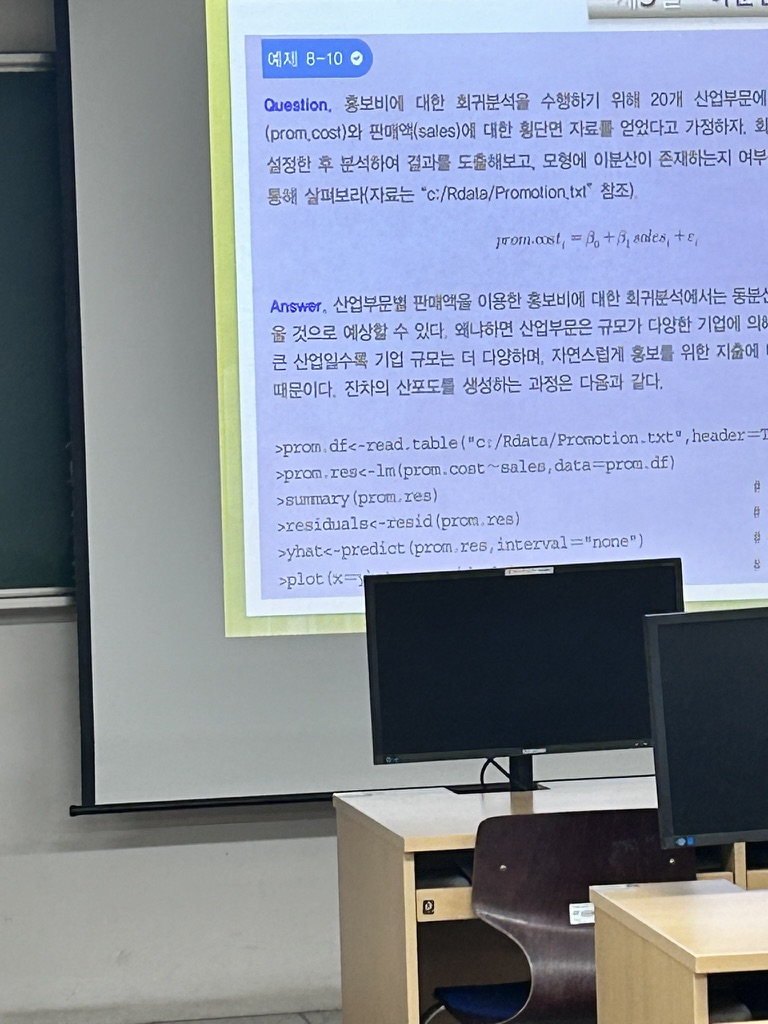
#> input picture frontend/assets/notes/latest-mobile-system-tech-1/007AAE51-3E6A-4047-B4DD-391FE52331AA_1_105_c.jpeg, 768 x 1024 px; its folder holds only this picture in this run
$ python -i scan_document.py   (imports and definitions only)
#> lines starting #> are read from the running program, lines starting #| are printed output that depends on the picture; after the words box and inside, x2 and y2 are one past the last pixel; in counts of white or black regions, pixels touching at a corner belong together
#> further down, picture is the input picture: shape (1024, 768, 3); mean B, G, R 159.9, 142, 133.7
### img_preprocessing/enhance/image_ops.py
"""Shared image helpers for crop enhancement."""

from __future__ import annotations

from pathlib import Path

import cv2
import numpy as np
from numpy.typing import NDArray


ImageArray = NDArray[np.uint8]


# [10 lines left out: function resize_max_side, not called in this run]


def image_size(image: ImageArray) -> dict[str, int]:
    return {"width": int(image.shape[1]), "height": int(image.shape[0])}


# [4 lines left out: function file_size, not called in this run]


def clamp_int(value: int, min_value: int, max_value: int) -> int:
    return max(min_value, min(max_value, int(value)))


def clamp(value: float, min_value: float, max_value: float) -> float:
    return max(min_value, min(max_value, value))


def pixel_ratio(mask: NDArray[np.bool_]) -> float:
    return float(np.count_nonzero(mask)) / float(mask.size)


# [11 lines left out: function border_pixels, not called in this run]


def estimate_illumination(lightness: ImageArray) -> ImageArray:
    shortest_side = min(lightness.shape[:2])
    sigma = max(15.0, shortest_side / 8.0)
    return cv2.GaussianBlur(lightness, (0, 0), sigmaX=sigma, sigmaY=sigma)

### img_preprocessing/enhance/profiles/scan_document.py
"""Scan-like enhancement for bright paper, whiteboard, and projection surfaces."""

from __future__ import annotations

import cv2
import numpy as np

from img_preprocessing.enhance.image_ops import ImageArray, estimate_illumination


def enhance_scan_document_view(image_bgr: ImageArray) -> ImageArray:
    denoised = cv2.fastNlMeansDenoisingColored(image_bgr, None, 4, 4, 7, 21)
    lab = cv2.cvtColor(denoised, cv2.COLOR_BGR2LAB)
#> lab: shape (1024, 768, 3); mean of channels 0, 1, 2 147.2, 129.4, 118
    lightness, channel_a, channel_b = cv2.split(lab)

    illumination = estimate_illumination(lightness)
    normalized = _normalize_illumination(lightness, illumination)
    stretched = _percentile_stretch(normalized)
    lifted = _lift_document_background(stretched)
    enhanced_lightness = _enhance_document_strokes(lifted)

    channel_a = _reduce_lab_chroma(channel_a, strength=0.88)
    channel_b = _reduce_lab_chroma(channel_b, strength=0.88)
    enhanced_lab = cv2.merge((enhanced_lightness, channel_a, channel_b))
    enhanced_bgr = cv2.cvtColor(enhanced_lab, cv2.COLOR_LAB2BGR)

    blurred = cv2.GaussianBlur(enhanced_bgr, (0, 0), 0.85)
    return cv2.addWeighted(enhanced_bgr, 1.25, blurred, -0.25, 0)


def _normalize_illumination(lightness: ImageArray, illumination: ImageArray) -> ImageArray:
    lightness_float = lightness.astype(np.float32)
    illumination_float = np.maximum(illumination.astype(np.float32), 1.0)
    normalized = lightness_float / illumination_float * 232.0
    normalized = np.clip(normalized, 0, 255).astype(np.uint8)
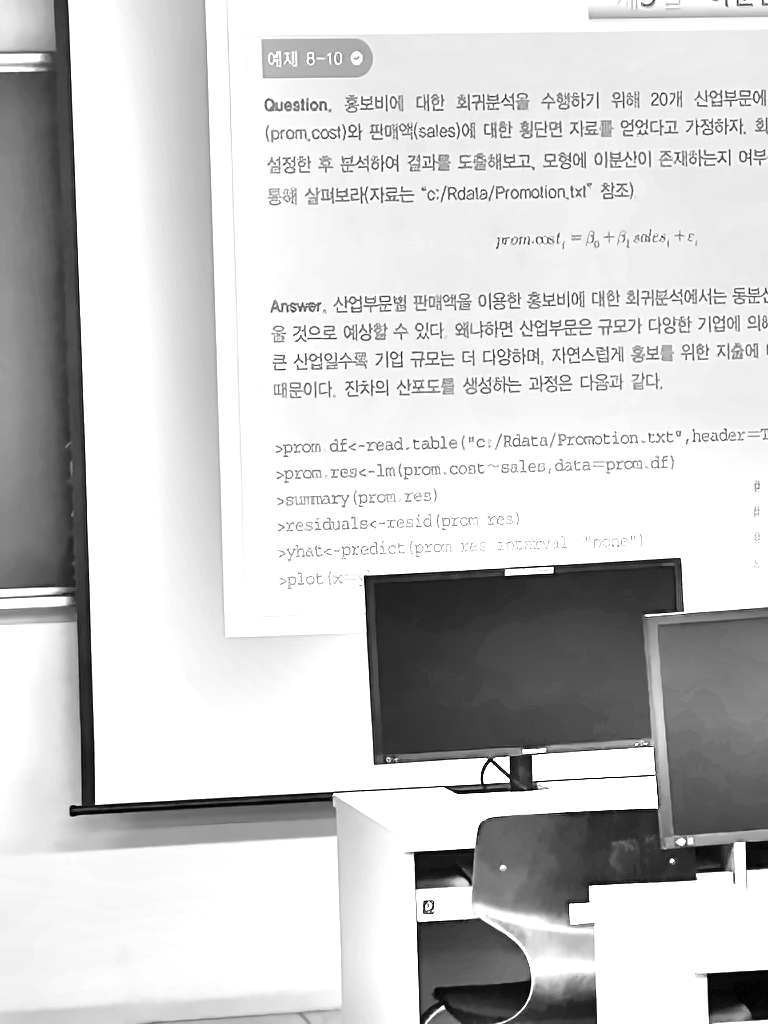
#> normalized: shape (1024, 768); min 0, max 255, mean 204.6
    return cv2.addWeighted(normalized, 0.9, lightness, 0.1, 0)


def _percentile_stretch(
    channel: ImageArray,
    low_percentile: float = 2.0,
    high_percentile: float = 98.0,
) -> ImageArray:
#> called with low_percentile = 2, high_percentile = 98
    low, high = np.percentile(channel, [low_percentile, high_percentile])
#> low = 37; high = 253
    if high - low < 1.0:
        return channel.copy()

    stretched = (channel.astype(np.float32) - float(low)) * (255.0 / float(high - low))
    return np.clip(stretched, 0, 255).astype(np.uint8)
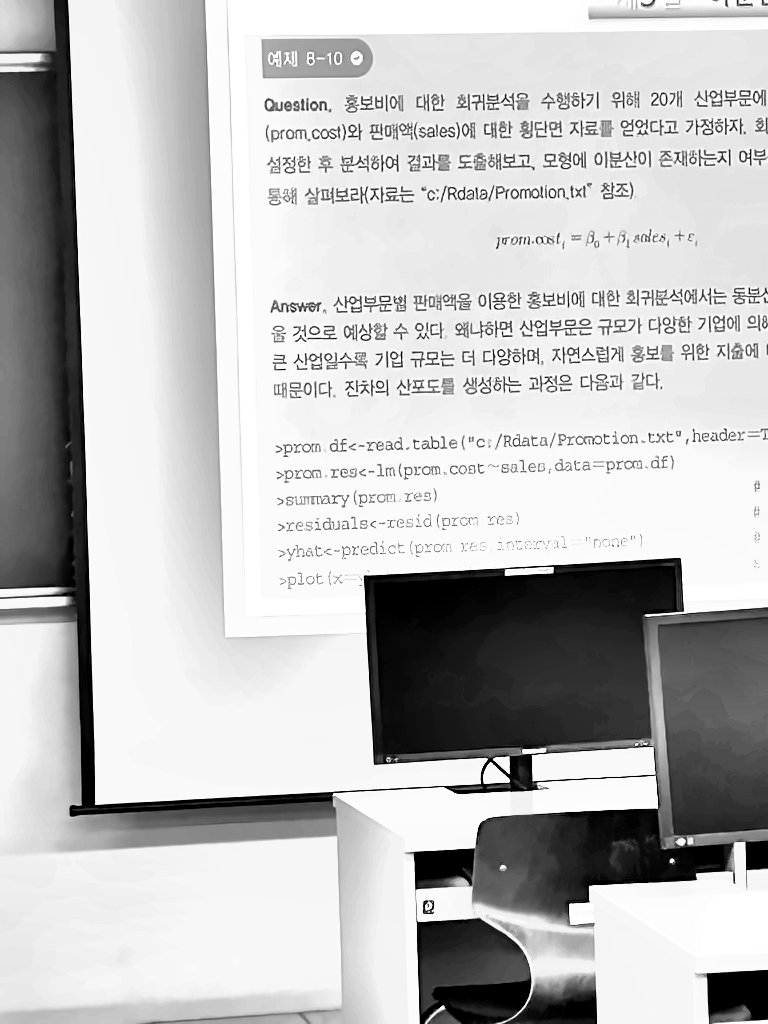
#> returned value: shape (1024, 768); min 0, max 255, mean 190.9


def _lift_document_background(lightness: ImageArray) -> ImageArray:
    lifted = lightness.astype(np.float32)
    bright_threshold = max(150.0, float(np.percentile(lightness, 62)))
#> bright_threshold = 244
    mid_threshold = max(105.0, bright_threshold - 50.0)
#> mid_threshold = 194

    bright_mask = lifted >= bright_threshold
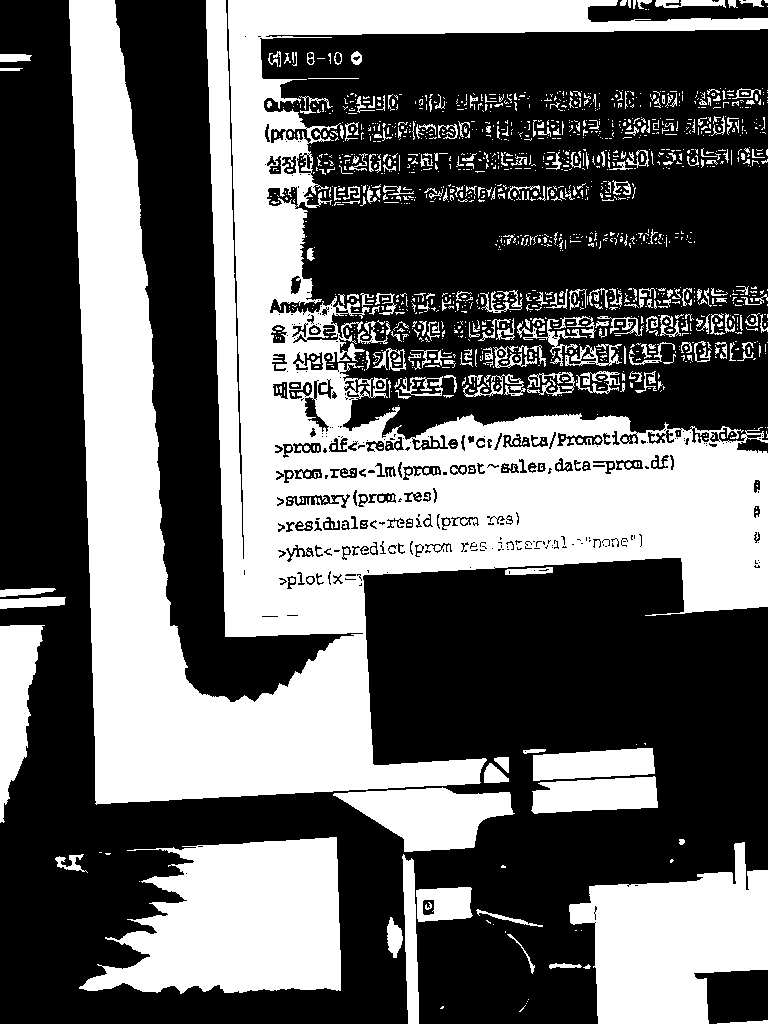
#> bright_mask: shape (1024, 768) bool; 39.8% white; 1506 white regions (1203 under 20 px), largest, box (x1, y1, x2, y2) and area: (69, 0, 768, 805) 213911, (79, 837, 341, 994) 28416, (569, 842, 768, 1024) 22590
    lifted[bright_mask] += (246.0 - lifted[bright_mask]) * 0.62

    mid_mask = (lifted >= mid_threshold) & (lifted < bright_threshold)
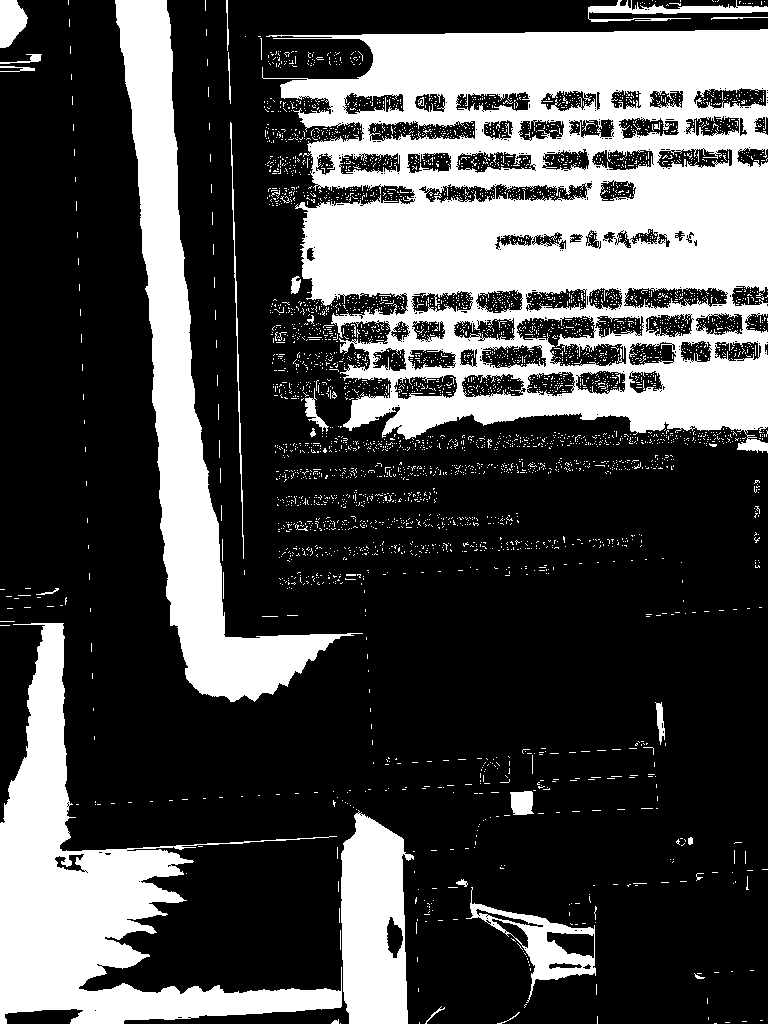
#> mid_mask: shape (1024, 768) bool; 29.8% white; 4189 white regions (4149 under 20 px), largest, box (x1, y1, x2, y2) and area: (262, 29, 768, 453) 128046, (0, 623, 342, 1024) 39008, (115, 0, 363, 702) 36125
    lifted[mid_mask] += (232.0 - lifted[mid_mask]) * 0.28

    return np.clip(lifted, 0, 250).astype(np.uint8)


def _enhance_document_strokes(lightness: ImageArray) -> ImageArray:
    enhanced = lightness.astype(np.float32)
    dark_threshold = min(150.0, max(90.0, float(np.percentile(lightness, 35))))
#> dark_threshold = 150
    dark_mask = enhanced < dark_threshold
#> dark_mask: shape (1024, 768) bool; 25.3% white; 1122 white regions (714 under 20 px), largest, box (x1, y1, x2, y2) and area: (0, 0, 768, 928) 161618, (416, 904, 531, 1024) 10435, (502, 975, 597, 1024) 3034
    enhanced[dark_mask] *= 0.74

    channel = np.clip(enhanced, 0, 255).astype(np.uint8)
    kernel = cv2.getStructuringElement(cv2.MORPH_RECT, (3, 3))
    blackhat = cv2.morphologyEx(channel, cv2.MORPH_BLACKHAT, kernel)
    channel = cv2.subtract(channel, cv2.convertScaleAbs(blackhat, alpha=0.65))

    blurred = cv2.GaussianBlur(channel, (0, 0), 0.75)
    return cv2.addWeighted(channel, 1.18, blurred, -0.18, 0)


def _reduce_lab_chroma(channel: ImageArray, *, strength: float) -> ImageArray:
#> called with strength = 0.88
    centered = channel.astype(np.float32) - 128.0
    reduced = 128.0 + centered * strength
    return np.clip(reduced, 0, 255).astype(np.uint8)

>>> import cv2
>>> picture = cv2.imread('../../../frontend/assets/notes/latest-mobile-system-tech-1/007AAE51-3E6A-4047-B4DD-391FE52331AA_1_105_c.jpeg')
>>> result = enhance_scan_document_view(picture)
#> in enhance_scan_document_view, `enhanced_lab = cv2.merge((enhanced_lightness, channel_a, channel_b))`: enhanced_lab: shape (1024, 768, 3); mean of channels 0, 1, 2 183.9, 128.9, 118.8
#> in enhance_scan_document_view, `enhanced_bgr = cv2.cvtColor(enhanced_lab, cv2.COLOR_LAB2BGR)`:
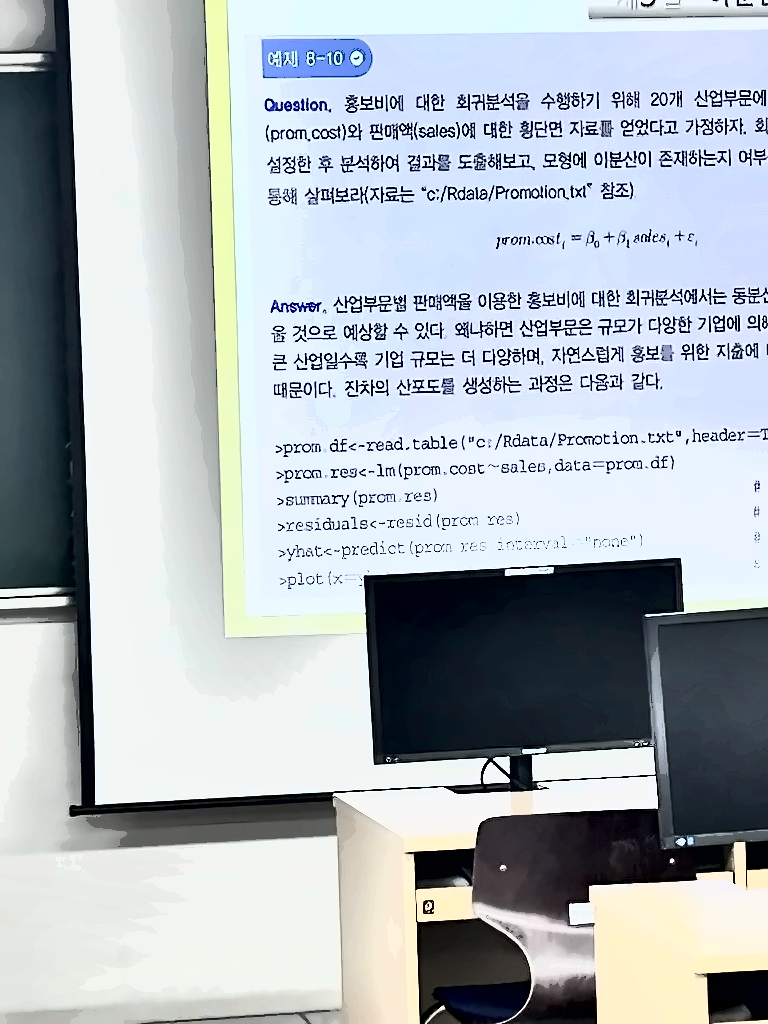
#> enhanced_bgr: shape (1024, 768, 3); mean B, G, R 188.6, 182.2, 174
